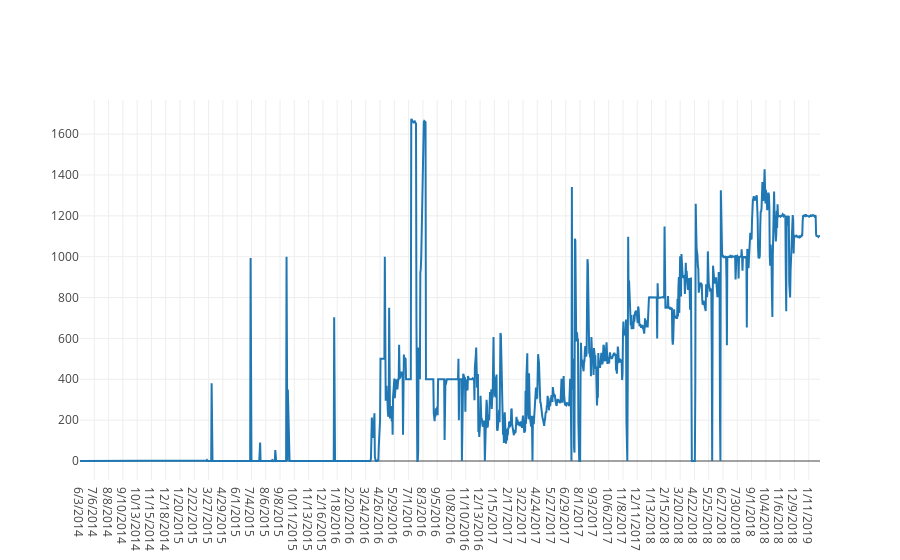

The code cell stored with this chart in its notebook:
### Code cell
gl_rate = go.Scatter(
    x = oil['date'],
    y = oil["gl_rate"],
    mode = "lines",
)

iplot([gl_rate], filename="filename")

### Figure 1 — Plotly figure (JSON) as saved in the notebook; plotly's stock layout.template omitted (floating-point values rounded to 4 significant figures; data arrays with more than 128 entries replaced by an {"elided": "..."} marker saying what was removed)
{"data": [{"mode": "lines", "type": "scatter", "uid": "71ae3306-0b7d-4352-b0e4-a72334ba3ff9", "x": {"elided": "1710 str values"}, "y": {"elided": "1710 int values"}}], "layout": {}}
